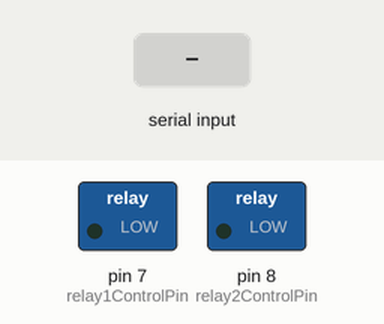
Recording of a sketch running on a simulated Arduino Uno, built with avr-gcc and run on an emulated ATmega328P. Parts: switched loads named in the sketch (green lamp = pin HIGH). The inputs (shaded band) are chosen by the test bench.

Above: at 1.2 s.
1.3 s: "F" received over Serial
At 2.2 s:
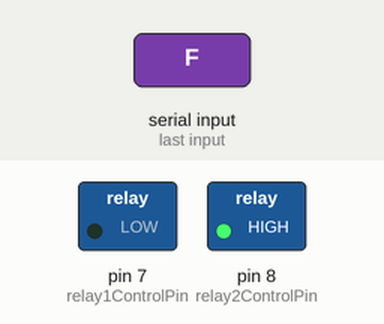
2.8 s: "S" received over Serial
At 3.3 s:
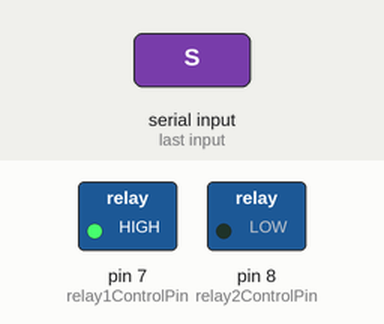
4.3 s: "L" received over Serial
At 5.5 s:
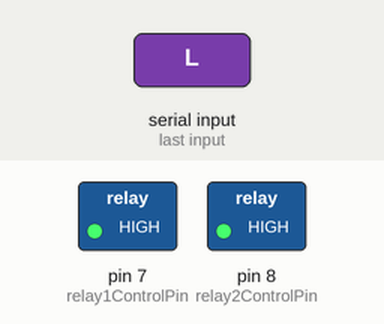
5.8 s: "R" received over Serial
At 6.8 s:
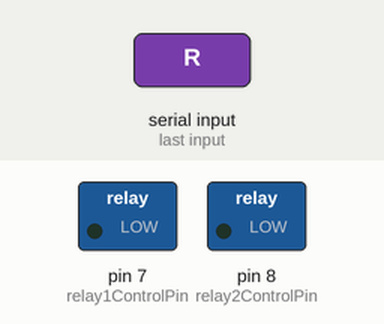
Timing chart, 0 to 8.3 s (numbered marks = the images above; inputs shaded):
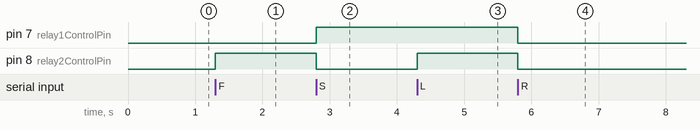

Measured:
- after the input at 1.3 s, pin 8 (relay2ControlPin): LOW → HIGH at once
- after the input at 2.8 s, pin 7 (relay1ControlPin): LOW → HIGH at once; pin 8 (relay2ControlPin): HIGH → LOW at once
- after the input at 4.3 s, pin 8 (relay2ControlPin): LOW → HIGH at once
- after the input at 5.8 s, pin 7 (relay1ControlPin), pin 8 (relay2ControlPin): HIGH → LOW at once

The sketch:

Code-Rocco.ino
```cpp
int relay1ControlPin = 7; // Pin connected to relay 1
int relay2ControlPin = 8; // Pin connected to relay 2
char command;             // Variable to store incoming commands

void setup() {
  Serial.begin(9600);       // Set the baud rate to your Bluetooth module
  pinMode(relay1ControlPin, OUTPUT);
  pinMode(relay2ControlPin, OUTPUT);
}

void loop() {
  if (Serial.available()) { // Check if any data is available to be read
    command = Serial.read(); // Read the incoming command

    // Control the relays/motors based on the received command
    if (command == 'F') {
      // Action 1: Open both motors
      // our relay1 is reversed so when it's high it means that the relay is off and when it's low it means that the relay is on
      digitalWrite(relay1ControlPin, LOW); // Turn relay 1 on
      digitalWrite(relay2ControlPin, HIGH); // Turn relay 2 on
    } else if (command == 'S') {
      // Action 2: Close both motors
      digitalWrite(relay1ControlPin, HIGH);  // Turn relay 1 off
      digitalWrite(relay2ControlPin, LOW);  // Turn relay 2 off
    } else if (command == 'R') {
      // Action 3: Open motor 1 and close motor 2
      digitalWrite(relay1ControlPin, LOW); // Turn relay 1 on
      digitalWrite(relay2ControlPin, LOW);  // Turn relay 2 off
    } else if (command == 'L') {
      // Action 4: Close motor 1 and open motor 2
      digitalWrite(relay1ControlPin, HIGH);  // Turn relay 1 off
      digitalWrite(relay2ControlPin, HIGH); // Turn relay 2 on
    }
  }
}
```
